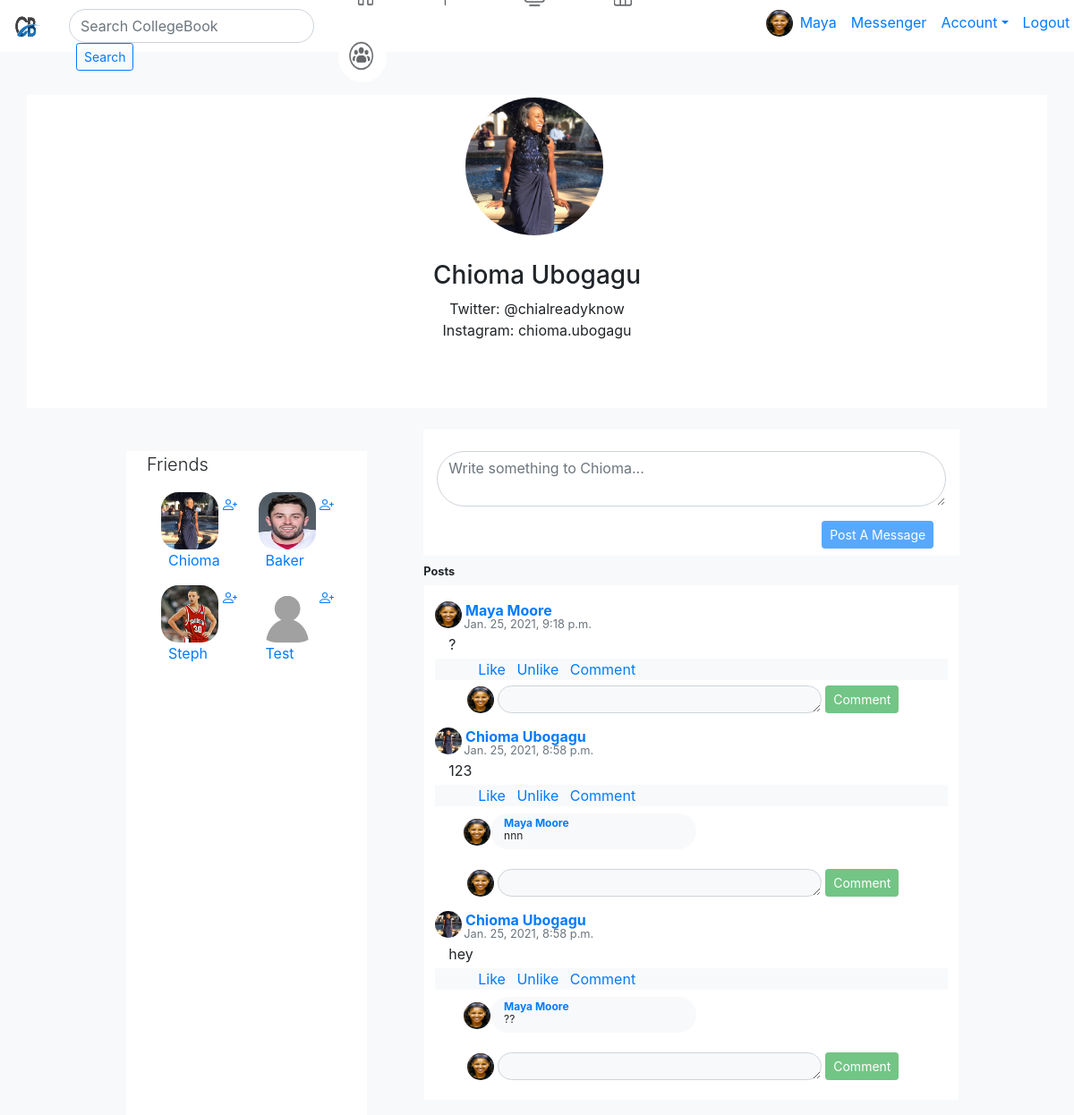
Screenshot of /Chioma/Ubogagu/6 (signed in) with the database file from the repository.
### wallApp/models.py (models this page shows, shortened)
class User(models.Model):
    firstName = models.CharField(max_length = 255)
    lastName = models.CharField(max_length = 255)
    birthdayMonth = models.CharField(max_length = 30, null = True)
    birthdayDay = models.IntegerField(null = True)
    birthdayYear = models.IntegerField(null = True)
    emailAddress = models.CharField(max_length = 255)
    password = models.CharField(max_length = 255)
    confirmPassword = models.CharField(max_length = 255)
    profilePic= models.ImageField(upload_to='submittedProfilePicImages/', null=True, verbose_name="")
    profileInfo = models.CharField(max_length = 255, default = "")
    friends = models.ManyToManyField('self', related_name="friendship") # Self states this ManyToManyField is symmetrical – that is, if I am your friend, then you are my friend.
    objects = UserManager()
    createdAt = models.DateTimeField(auto_now_add = True)
    updatedAt = models.DateTimeField(auto_now = True)

class Message(models.Model):
    message = models.TextField()
    user = models.ForeignKey(User, related_name = "messages", on_delete=models.CASCADE) #the user who makes the post
    userReceivesPost = models.ForeignKey(User, related_name = "postRecipient", on_delete=models.CASCADE, null=True,) #the user who receives the post
    userLikes = models.ManyToManyField(User, related_name = 'theLiker') # the user who likes the post
    likeMessageCount = models.IntegerField(default = 0)
    likeMessageCountMinusDisplayNames = models.IntegerField(default = 0)
    objects = MessageManager()
    createdAt = models.DateTimeField(auto_now_add=True)
    updatedAt = models.DateTimeField(auto_now=True)

class Comment(models.Model):
    comment = models.TextField()
    message = models.ForeignKey(Message, related_name = "comments", on_delete=models.CASCADE)
    user = models.ForeignKey(User, related_name = "comments", on_delete=models.CASCADE) #the user who makes the comment
    userReceivesComment = models.ForeignKey(User, related_name = "commentee", on_delete=models.CASCADE, null=True,) #the user who receives the comment
    objects = CommentManager()
    createdAt = models.DateTimeField(auto_now_add=True)
    updatedAt = models.DateTimeField(auto_now=True)

### wallApp/views.py (the view, shortened to what this page needs)
# urls.py: path('<str:userFirstName>/<str:userLastName>/<int:userId>', views.specificUsersPage, name='specificUsersPage'),
def specificUsersPage(request, userFirstName, userLastName, userId, messageId = 0):
    print("THIS IS THE SPECIFIC USER'S PAGE ROUTE.")
    specificUsersPage = User.objects.get(id=userId) #retreiving from the url
    specificUsersFirstName = User.objects.get(firstName=userFirstName) #retreiving from the url
    specificUsersLastName = User.objects.get(lastName=userLastName) #retreiving from the url
    specificUsersMessages = Message.objects.filter(userReceivesPost = userId).order_by('-createdAt')
    allUsers = User.objects.all()
    print("THIS IS THE LAST PRINT STATEMENT OF THE SPECIFIC USER'S PAGE ROUTE.")
    context = {
        'specificUsersPage': specificUsersPage,
        'specificUsersMessages': specificUsersMessages,
        'allUsers': allUsers,
        'loggedInUser': User.objects.get(id=request.session['loginInfo']),
        }
    return render(request, "specificUserPage.html", context)

### wallApp/templates/specificUserPage.html (shortened to what this page needs)
<!DOCTYPE html>
<html lang="en">
<head>
    <link rel="stylesheet" href="https://stackpath.bootstrapcdn.com/bootstrap/4.5.0/css/bootstrap.min.css"
>
    <link rel="stylesheet" href="//code.jquery.com/ui/1.12.1/themes/base/jquery-ui.css">
    {% load static %}
    <link rel="stylesheet" href="{% static 'css/collegeWall.css' %}">
</head>
<body class="bg-light">
    <nav class="navbar navbar-expand-lg navbar-blue bg-white" id="navBar">
        <a class="navbar-brand" href="">
            <img id="logoIcon" src="{% static 'Images/logo.png' %}" alt="A stock image of a logo with the two letters CB to represent Collegebook." />
        </a>
            <form class="form-inline col-sm-3" id="searchBarForm">
                <input class="form-control rounded-pill " id="searchBarInput" type="search" placeholder="Search CollegeBook" aria-label="Search">
                <button class="btn btn-outline-primary btn-sm ml-2" id="searchBarButton" type="submit">Search</button>
            </form>
        <div class="col-sm-5 "  id="navIconsDiv mt-2">
            <button class="btn btn-outline-light my-2 my-sm-0 buttonOfNavIcons">
                <img class=" mr-3" id="navIconHome" src="{% static 'Images/home.png' %}" alt="A stock image of a logo with the two letters CB to represent Collegebook." />
            </button>
            <button class="btn btn-outline-light my-2 my-sm-0 pl-2 pr-2 buttonOfNavIcons">
                <img class="mr-3" id="navIconPage" src="{% static 'Images/pages.png' %}" alt="A stock image of a logo with the two letters CB to represent Collegebook." />
            </button>
            <button class="btn btn-outline-light my-2 my-sm-0 pl-2 pr-2 buttonOfNavIcons">
                <img class="mr-3" id="navIconWatch" src="{% static 'Images/watch.png' %}" alt="A stock image of a logo with the two letters CB to represent Collegebook." />
            </button>
            <button class="btn btn-outline-light my-2 my-sm-0 pl-2 pr-2 buttonOfNavIcons">
                <img class="mr-3" id="navIconMarketplace" src="{% static 'Images/marketplace.png' %}" alt="A stock image of a logo with the two letters CB to represent Collegebook." />
            </button>
            <button class="btn btn-outline-light my-2 my-sm-0 pl-2 pr-4 buttonOfNavIcons">
                <img class="mr-3" id="navIconGroups" src="{% static 'Images/groups.png' %}" alt="A stock image of a logo with the two letters CB to represent Collegebook." />
            </button>
        </div>
        <div class="col-sm-3 mb-2" id="">
            <ul class="navbar-nav mr-auto">
                <li class="nav-item active">
                    <a id="linkForNavIconProfPic" href="/home" class="d-inline ">
                    {% if not loggedInUser.profilePic == "" %}
                        <img src='{{ loggedInUser.profilePic }}' id="navIconProfPic" class="d-inline">
                    {% endif %}
                    </a>
                    <li class="nav-item">
                        <a class="nav-link" href="/home">{{loggedInUser.firstName}}</a>
                    </li>
                    <li class="nav-item">
                        <a class="nav-link" href="">Messenger</a>
                    </li>
                </li>
                <li class="nav-item dropdown">
                    <a class="nav-link dropdown-toggle" href="" id="dropdownSymbol" role="button" data-toggle="dropdown">Account</a>
                </li>
                <li class="nav-item active">
                    <a class="nav-link" href="/logout">Logout <span class="sr-only">(current)</span></a>
                </li>
            </ul>
        </div>
    </nav>
    <div class="container">
        <div class="row bg-white mt-5">
            <div class="col-sm bg-white">
            </div>
            <div class="col-sm profilePicBanner">
                    <div id="profilePicContainer">
                        <img src='{{ specificUsersPage.profilePic }}' id="thumbnail" class="uploadedPhotoProperties">
                    </div>
                    <h3 class="" id="userNameText">{{specificUsersPage.firstName}} {{specificUsersPage.lastName}}</h3>
                    <p class="mb-0" id="userProfileInfoTextArea">{{specificUsersPage.profileInfo}}</p>
            </div>
            <div class="col-sm bg-white">
            </div>
        </div>
        <div class="row ml-5 mt-4">
            <div class="col-sm-3 mt-4 ml-5 bg-white friendsDiv">
                <p class="lead mr-2 pl-2">Friends</p>
                {% for user in allUsers %}
                    {% if loggedInUser.id != user.id  %}
                        {% if user.profilePic == "" %}
                <figure class="ml-4 d-inline-block">
                    <a href="/{{user.firstName}}/{{user.lastName}}/{{user.id}}">
                        <img src="{% static 'Images/blankAvatar.png' %}" id="" class="friendsIconProfPic " alt="A thumbnail photo of the user">
                        <figcaption class="ml-2">{{user.firstName}}</figcaption>
                    </a>
                </figure>
                    <a href="/home">
                    </a>
                    {% else %}
                <div class="d-inline-block">
                    <figure class="ml-4">
                        <a href="/{{user.firstName}}/{{user.lastName}}/{{user.id}}">
                            <img src="{{user.profilePic}}" id="" class="friendsIconProfPic" alt="A thumbnail photo of the user">
                        </a>
                        <a href="/home">
                        </a>
                        <a href="/{{user.firstName}}/{{user.lastName}}/{{user.id}}">
                            <figcaption class="ml-2">{{user.firstName}}</figcaption>
                        </a>
                    </figure>
                </div>
                        {% endif%}
                    {% endif %}
                {% endfor %}
            </div>
            <div class="col-sm-7 ml-5">
                <form class="mb-2 bg-white col-sm-12" action="" method="post" id="postAMessageForm">
                    <div class="form-group">
                        <textarea class="form-control rounded-pill" id="userMessageID" name="userMessage" rows="2" placeholder="Write something to {{specificUsersPage.firstName}}... "></textarea>
                    </div>
                    <button type="submit" class="btn btn-primary mb-2 btn-sm" id="postAMessageButton">Post A Message</button>
                </form>
                <small class="font-weight-bold">Posts</small>
                <table class="table table-borderless">
                    <tbody>
                        <tr>
                            <td class="border border border-light bg-white">
                            {% for message in specificUsersMessages %}
                                <div class="messageContentsDiv">
                                    {% if message.user.id == loggedInUser.id %}
                                            <a href="/home">
                                                {% if not message.user.profilePic == "" %}
                                                    <img src="{{message.user.profilePic}}" id="navIconProfPic" alt="">
                                                {% endif %}
                                                    {{message.user.firstName}} {{message.user.lastName}}
                                            </a>
                                    {% else %}
                                    <a href="/{{message.user.firstName}}/{{message.user.lastName}}/{{message.user.id}}">
                                        {% if not message.user.profilePic == "" %}
                                        <img src="{{message.user.profilePic}}" id="navIconProfPic" alt="">
                                        {% endif %}
                                        {{message.user.firstName}} {{message.user.lastName}}
                                    </a>
                                    {% endif %}
                                            {% if message.user.profilePic == "" %}
                                                <small class="d-block ml-4 text-secondary messageCreatedAt">{{message.createdAt}}</small>
                                            {% else %}
                                                <small class="d-block ml-4 text-secondary messageCreatedAtWithThumbnail">{{message.createdAt}}</small>
                                            {% endif %}
                                </div>
                                <p class="col-sm mb-0 mt-0 ml-0  messageText">{{message.message}} </p>
                                <div class=" col-sm-12 mr-3 pl-5 mt-0 bg-light">
                                    <a class="mr-2 hover" href="/like/{{message.id}}">Like</a>
                                    <a class="mr-2" href="/unlike/{{message.id}}">Unlike</a>
                                    <a class="" href="">Comment</a>
                                </div>
                                {% for comment in message.comments.all %}
                                    <div class="commentSectionDiv row mt-2 ml-3 mb-3">
                                            <img src="{{comment.user.profilePic}}" id="navIconProfPic" alt="" class="d-inline ml-3">
                                            <div class="badge rounded-pill bg-light commentSection ">
                                                <a href="/{{comment.user.firstName}}/{{comment.user.lastName}}/{{comment.user.id}}"  class="commentHeadText d-block">{{comment.user.firstName}} {{comment.user.lastName}}</a>
                                                <p class="commentSubText d-block">{{comment.comment}}</p>
                                            </div>
                                    </div>
                                {% endfor %}
                                <form class="col-sm ml-0 sm mb-0 mt-0 pt-0 pb-0" action="{% url 'processComment' userFirstName=specificUsersPage.firstName userLastName=specificUsersPage.lastName userId=specificUsersPage.id %}" method="post" id="postACommentForm">
                                    <div class="form-group mt-0 mb-0 commentSubDiv">
                                    {% if not loggedInUser.profilePic == "" %}
                                        <img src="{{loggedInUser.profilePic}}" id="navIconProfPic" alt="" class="d-inline mt-3 ml-3">
                                    {% endif %}
                                        <textarea class="form-control form-control-sm col-sm-8 mt-3 rounded-pill bg-light text-black d-inline commentTextAreaOnForm" rows="1" id="userCommentID" name="userComment"></textarea>
                                        <button type="submit" id="" class="btn btn-primary mt-3 btn-success btn-sm d-inline postACommentButton">Comment</button>
                                    </div>
                                </form>
                                {% endfor %}
                            </td>
                        </tr>
                    </tbody>
                </table>
            </div>
        </div>
    </div>
</body>
</html>

### wallApp/static/CSS/collegeWall.css (style rules this page uses)
* { vertical-align: top; }
.buttonOfNavIcons { border-color: transparent; margin-top: 8px; }
.commentHeadText { margin-left: 10px; margin-top: 2px; padding-bottom: 2px; text-align: left; font-weight: bold; }
.commentSectionDiv { width: 500px; height: 40px; }
.commentSection { width: 230px; height: 40px; }
.commentSubText { text-align: left; font-weight: normal; margin-left: 10px; }
.friendsIconProfPic { width: 64px; height: 64px; border-radius: 30%; position: relative; }
.friendsDiv { display: table; width: 254px; }
#logoIcon { width: 30px; height: 30px; border-radius: 60%; }
.messageContentsDiv { height: 48px; margin-bottom: -2px; font-weight: bold; }
small.messageCreatedAtWithThumbnail { position: relative; top: -14px; left: 8px; }
.messageText { top: -4px; }
#navBar { height: 58px; }
#navIconGroups { width: 54px; height: 54px; border-radius: 60%; }
#navIconHome { width: 54px; height: 54px; border-radius: 60%; }
#navIconMarketplace { width: 60px; height: 50px; margin-top: 6px; border-radius: 60%; }
#navIconPage { width: 50px; height: 40px; border-radius: 60%; margin-top: -4px; }
#navIconProfPic { width: 30px; height: 30px; border-radius: 60%; margin-top: 6px; }
#navIconWatch { width: 60px; height: 60px; border-radius: 60%; margin-top: -2px; }
#postACommentForm { top: -10px; }
#postAMessageButton { margin-left:430px; }
.profilePicBanner { background-color: white; height: 350px; }
#profilePicContainer { height: 160px; width: 160px; border: 3px dashed darkgray; background-color: #fafafa; font-family: "Calibri"; font-size: 9px; text-align: center; vertical-align: middle; padding-top: 30px; color: darkgrey; cursor: pointer; border-radius: 50%; margin-left: 92px; margin-bottom: 25px; position: relative; overflow: hidden; }
#searchBarForm { height: 38px; width: 180px; }
.uploadedPhotoProperties { position: absolute; top: -10px; left: 50%; width: 110%; transform: translateX(-50%); }
#userNameText { text-align: center; }
#userProfileInfoTextArea { width: 250px; text-align: center; margin-left: 50px; }

### rows the page displays
User: firstName "Maya"
User: firstName "Chioma", lastName "Ubogagu", profileInfo "Twitter: @chialreadyknow Instagram: chioma.ubogagu", shows a picture, userMessage "Write something to Chioma..."
User: profilePic (picture), firstName "Baker"
User: shows a picture, firstName "Steph"
User: firstName "Test"
Message: user.firstName "Maya", user.lastName "Moore", createdAt "Jan. 25, 2021, 9:18 p.m.", message "?"
Message: user.firstName "Chioma", user.lastName "Ubogagu", createdAt "Jan. 25, 2021, 8:58 p.m.", message "123"
Comment: user.firstName "Maya", user.lastName "Moore", comment "nnn"
Message: user.firstName "Chioma", user.lastName "Ubogagu", createdAt "Jan. 25, 2021, 8:58 p.m.", message "hey"
Comment: user.firstName "Maya", user.lastName "Moore", comment "??"
